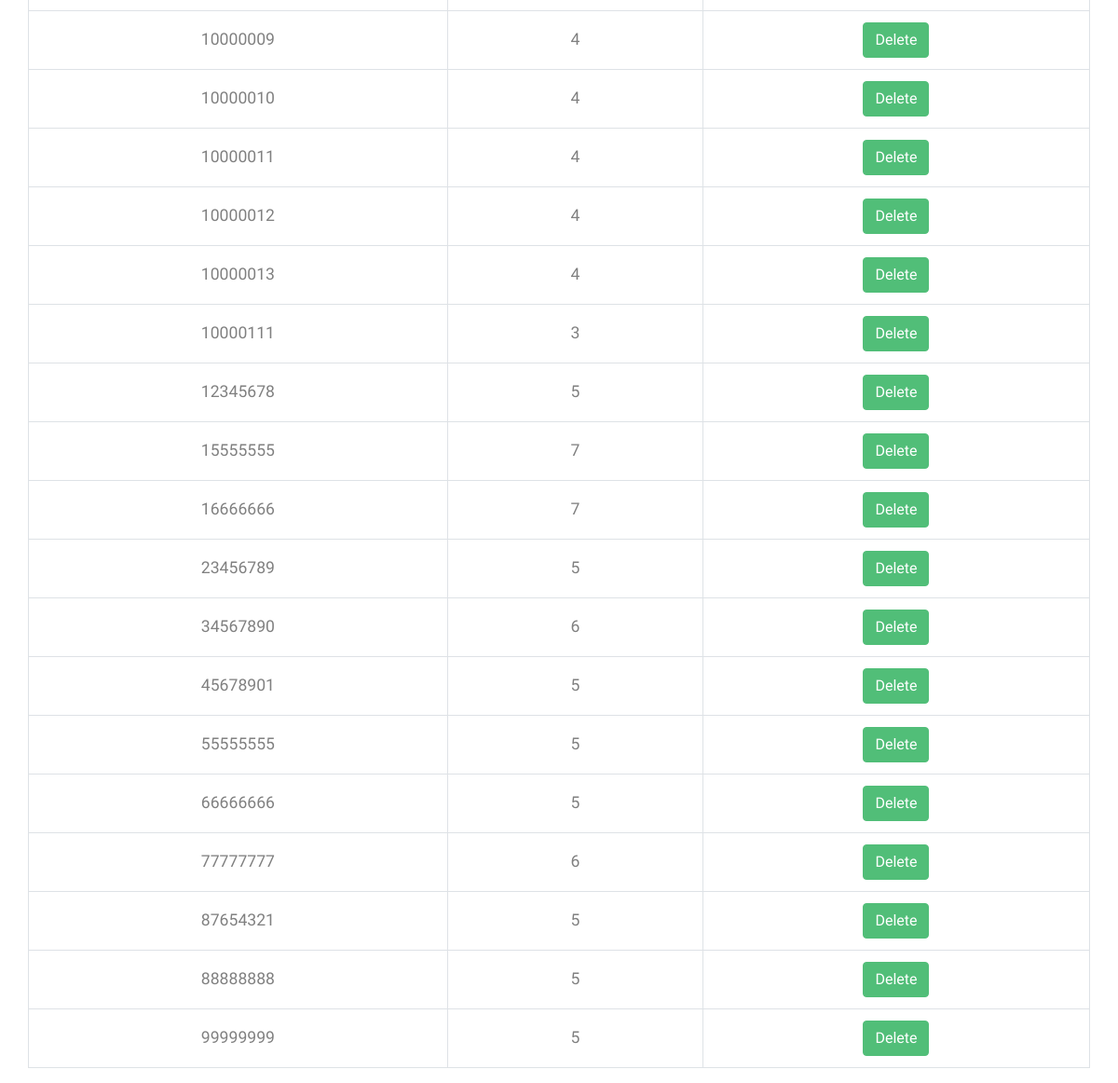
Page /REGS/src/users.php (signed in, lower part) on the earlier database version.
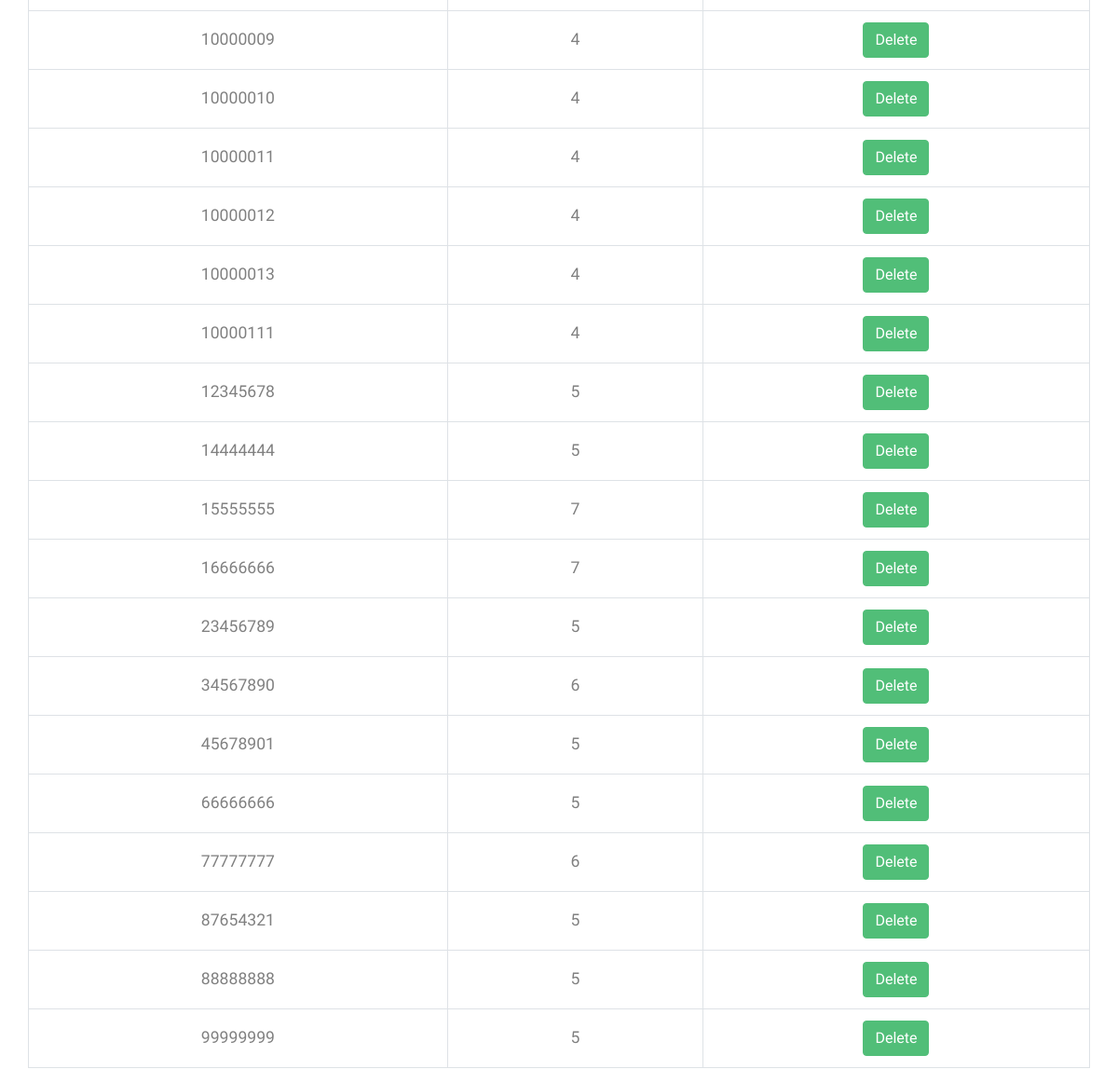
Same page on the later database version.
### tables this page shows
create table users(
id int UNIQUE,
p_level int NOT NULL,  
password varchar(20) NOT NULL,
primary key (id)
);

### REGS/src/users.php (the view, shortened to what this page needs)
<?php
require_once ('header.php');
$dbc = mysqli_connect(DB_HOST, DB_USER, DB_PASSWORD, DB_NAME);
?>
<!DOCTYPE html>
<html lang="en">
<head>
</head>
<body>
	<div class="container mt-5">
		<h1 class="text-primary"> Users </h1> <br>
		<div class="row mt-3">
			<table class="table table-bordered">
				<tbody id="users_table">
			<?php
				$query = 'SELECT id, p_level
						  FROM users';
				$users = mysqli_query ($dbc, $query);
				while ($users && $u = mysqli_fetch_assoc ($users)) {
					echo '<tr class="text-center">';
					foreach ($u as $data) {
						echo '<td class="align-middle">' . $data . '</td>';
					}
					echo '<td class="align-middle">';
					if ($u['p_level'] == 1) {
						echo '<button class="btn btn-secondary" disabled> Delete </button>';
					} else {
						echo '<a href="users.php?id='. $u['id'] .'" class="btn btn-primary"> Delete </a>';
					}
					echo '</td> </tr>';
				}
			?>
				</tbody>
			</table>
		</div>
	</div>
</body>
</html>

Differences in the rows shown:
removed users: id "55555555", p_level "5"
added users: id "14444444", p_level "5"
Other differences:
new list line: "4"
list line gone: "3"
